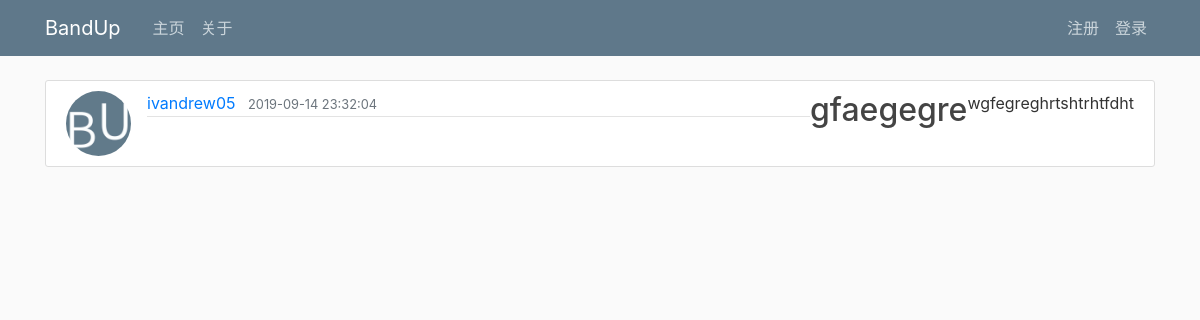
The page /post/26/ on the database its author committed.
### myapp/models.py (models this page shows, shortened)
class Post(models.Model):
    title = models.CharField(max_length=100)
    content = models.TextField()
    date_posted = models.DateTimeField(default=timezone.now)
    author = models.ForeignKey(User, on_delete=models.CASCADE)
    cover_image = models.ImageField(default='bandup/media/default.jpg', upload_to='profile_pics')

### users/models.py (models this page shows, shortened)
class Profile(models.Model):
    user = models.OneToOneField(User, on_delete=models.CASCADE)
    image = models.ImageField(default='default.jpg', upload_to='profile_pics')

### myapp/views.py (the view)
# urls.py: path("post/<int:pk>/", PostDetailView.as_view(), name="post-detail"),
class PostDetailView(DetailView):
    model = Post

### myapp/templates/myapp/post_detail.html (shortened to what this page needs)
{% extends 'myapp/base.html' %}
{%block content%}
<article class="media content-section">
    <img class="rounded-circle article-img" src="{{ object.author.profile.image.url}}">
    <div class="media-body">
        <div class="article-metadata">
            <a class="mr-2" href="{% url 'user-posts' object.author.username %}">{{ object.author }}</a>
            <small class="text-muted">{{ object.date_posted|date:"Y-m-d H:i:s" }}</small>
            </div>
        </div>
        <h2 class="article-title">{{ object.title }}</h2>
        <p class="article-content">{{ object.content }}</p>
    </div>
{% endblock content %}

### myapp/static/myapp/main.css (style rules this page uses)
body { background: #fafafa; color: #333333; margin-top: 5rem; }
h1, h2, h3, h4, h5, h6 { color: #444444; }
.content-section { background: #ffffff; padding: 10px 20px; border: 1px solid #dddddd; border-radius: 3px; margin-bottom: 20px; }
.article-title { color: #444444; }
.article-content { white-space: pre-line; }
.article-img { height: 65px; width: 65px; margin-right: 16px; }
.article-metadata { padding-bottom: 1px; margin-bottom: 4px; border-bottom: 1px solid #e3e3e3 }

### rows shown on the page
Post: author.profile.image (picture), author "ivandrew05", date_posted "2019-09-14 23:32:04", title "gfaegegre", content "wgfegreghrtshtrhtfdht"
